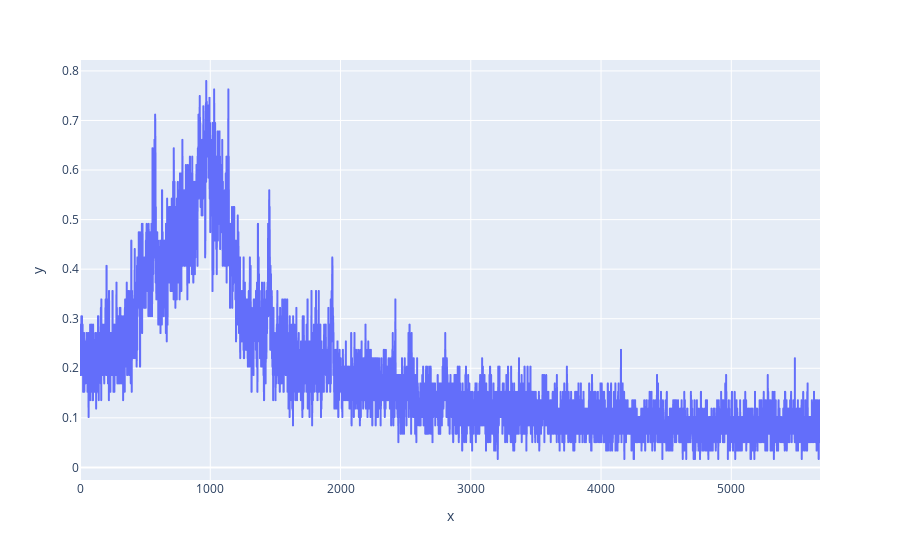

Source (notebook cell):
### Code cell
px.line(y = i)

### Figure 1 — Plotly figure (JSON) as saved in the notebook; plotly's stock layout.template omitted (floating-point values rounded to 4 significant figures; data arrays with more than 128 entries replaced by an {"elided": "..."} marker saying what was removed)
{"data": [{"hovertemplate": "x=%{x}<br>y=%{y}<extra></extra>", "legendgroup": "", "line": {"color": "#636efa", "dash": "solid"}, "mode": "lines", "name": "", "showlegend": false, "type": "scattergl", "x": {"elided": "5682 int values"}, "xaxis": "x", "y": {"elided": "5682 float values"}, "yaxis": "y"}], "layout": {"legend": {"tracegroupgap": 0}, "margin": {"t": 60}, "xaxis": {"anchor": "y", "domain": [0, 1], "title": {"text": "x"}}, "yaxis": {"anchor": "x", "domain": [0, 1], "title": {"text": "y"}}}}
